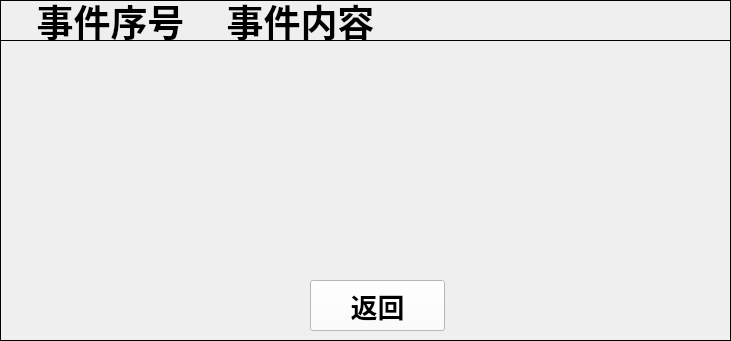
   <widget class="QFrame" name="frame_2">
    <property name="geometry">
     <rect>
      <x>36</x>
      <y>800</y>
      <width>731</width>
      <height>341</height>
     </rect>
    </property>
    <property name="styleSheet">
     <string notr="true">background-image: url(:/background/qrc/background/bk-potevio-t1.png);</string>
    </property>
    <property name="frameShape">
     <enum>QFrame::Panel</enum>
    </property>
    <property name="frameShadow">
     <enum>QFrame::Plain</enum>
    </property>
    <widget class="QLabel" name="label_5">
     <property name="geometry">
      <rect>
       <x>0</x>
       <y>0</y>
       <width>731</width>
       <height>41</height>
      </rect>
     </property>
     <property name="font">
      <font>
       <pointsize>30</pointsize>
       <weight>75</weight>
       <italic>false</italic>
       <bold>true</bold>
      </font>
     </property>
     <property name="layoutDirection">
      <enum>Qt::LeftToRight</enum>
     </property>
     <property name="styleSheet">
      <string notr="true">background-image: url(:/background/qrc/background/back.png);</string>
     </property>
     <property name="frameShape">
      <enum>QFrame::Panel</enum>
     </property>
     <property name="text">
      <string/>
     </property>
     <property name="alignment">
      <set>Qt::AlignLeading|Qt::AlignLeft|Qt::AlignVCenter</set>
     </property>
    </widget>
    <widget class="QLabel" name="label_num_6">
     <property name="geometry">
      <rect>
       <x>80</x>
       <y>70</y>
       <width>51</width>
       <height>31</height>
      </rect>
     </property>
     <property name="font">
      <font>
       <pointsize>25</pointsize>
       <weight>75</weight>
       <bold>true</bold>
      </font>
     </property>
     <property name="layoutDirection">
      <enum>Qt::LeftToRight</enum>
     </property>
     <property name="text">
      <string/>
     </property>
     <property name="alignment">
      <set>Qt::AlignCenter</set>
     </property>
    </widget>
    <widget class="QLabel" name="label_num_7">
     <property name="geometry">
      <rect>
       <x>80</x>
       <y>110</y>
       <width>51</width>
       <height>31</height>
      </rect>
     </property>
     <property name="font">
      <font>
       <pointsize>25</pointsize>
       <weight>75</weight>
       <bold>true</bold>
      </font>
     </property>
     <property name="layoutDirection">
      <enum>Qt::LeftToRight</enum>
     </property>
     <property name="text">
      <string/>
     </property>
     <property name="alignment">
      <set>Qt::AlignCenter</set>
     </property>
    </widget>
    <widget class="QLabel" name="label_num_8">
     <property name="geometry">
      <rect>
       <x>80</x>
       <y>150</y>
       <width>51</width>
       <height>31</height>
      </rect>
     </property>
     <property name="font">
      <font>
       <pointsize>25</pointsize>
       <weight>75</weight>
       <bold>true</bold>
      </font>
     </property>
     <property name="layoutDirection">
      <enum>Qt::LeftToRight</enum>
     </property>
     <property name="text">
      <string/>
     </property>
     <property name="alignment">
      <set>Qt::AlignCenter</set>
     </property>
    </widget>
    <widget class="QLabel" name="label_num_9">
     <property name="geometry">
      <rect>
       <x>80</x>
       <y>190</y>
       <width>51</width>
       <height>31</height>
      </rect>
     </property>
     <property name="font">
      <font>
       <pointsize>25</pointsize>
       <weight>75</weight>
       <bold>true</bold>
      </font>
     </property>
     <property name="layoutDirection">
      <enum>Qt::LeftToRight</enum>
     </property>
     <property name="text">
      <string/>
     </property>
     <property name="alignment">
      <set>Qt::AlignCenter</set>
     </property>
    </widget>
    <widget class="QLabel" name="label_num_10">
     <property name="geometry">
      <rect>
       <x>80</x>
       <y>230</y>
       <width>51</width>
       <height>31</height>
      </rect>
     </property>
     <property name="font">
      <font>
       <pointsize>25</pointsize>
       <weight>75</weight>
       <bold>true</bold>
      </font>
     </property>
     <property name="layoutDirection">
      <enum>Qt::LeftToRight</enum>
     </property>
     <property name="text">
      <string/>
     </property>
     <property name="alignment">
      <set>Qt::AlignCenter</set>
     </property>
    </widget>
    <widget class="QLabel" name="label_txt_6">
     <property name="geometry">
      <rect>
       <x>240</x>
       <y>70</y>
       <width>441</width>
       <height>31</height>
      </rect>
     </property>
     <property name="font">
      <font>
       <pointsize>25</pointsize>
       <weight>75</weight>
       <bold>true</bold>
      </font>
     </property>
     <property name="text">
      <string/>
     </property>
     <property name="alignment">
      <set>Qt::AlignLeading|Qt::AlignLeft|Qt::AlignVCenter</set>
     </property>
    </widget>
    <widget class="QLabel" name="label_txt_7">
     <property name="geometry">
      <rect>
       <x>240</x>
       <y>110</y>
       <width>421</width>
       <height>31</height>
      </rect>
     </property>
     <property name="font">
      <font>
       <pointsize>25</pointsize>
       <weight>75</weight>
       <bold>true</bold>
      </font>
     </property>
     <property name="text">
      <string/>
     </property>
     <property name="alignment">
      <set>Qt::AlignLeading|Qt::AlignLeft|Qt::AlignVCenter</set>
     </property>
    </widget>
    <widget class="QLabel" name="label_txt_8">
     <property name="geometry">
      <rect>
       <x>240</x>
       <y>150</y>
       <width>401</width>
       <height>31</height>
      </rect>
     </property>
     <property name="font">
      <font>
       <pointsize>25</pointsize>
       <weight>75</weight>
       <bold>true</bold>
      </font>
     </property>
     <property name="text">
      <string/>
     </property>
     <property name="alignment">
      <set>Qt::AlignLeading|Qt::AlignLeft|Qt::AlignVCenter</set>
     </property>
    </widget>
    <widget class="QLabel" name="label_txt_9">
     <property name="geometry">
      <rect>
       <x>240</x>
       <y>190</y>
       <width>411</width>
       <height>31</height>
      </rect>
     </property>
     <property name="font">
      <font>
       <pointsize>25</pointsize>
       <weight>75</weight>
       <bold>true</bold>
      </font>
     </property>
     <property name="text">
      <string/>
     </property>
     <property name="alignment">
      <set>Qt::AlignLeading|Qt::AlignLeft|Qt::AlignVCenter</set>
     </property>
    </widget>
    <widget class="QLabel" name="label_txt_10">
     <property name="geometry">
      <rect>
       <x>240</x>
       <y>230</y>
       <width>421</width>
       <height>31</height>
      </rect>
     </property>
     <property name="font">
      <font>
       <pointsize>25</pointsize>
       <weight>75</weight>
       <bold>true</bold>
      </font>
     </property>
     <property name="text">
      <string/>
     </property>
     <property name="alignment">
      <set>Qt::AlignLeading|Qt::AlignLeft|Qt::AlignVCenter</set>
     </property>
    </widget>
    <widget class="QPushButton" name="pbtn_back_3">
     <property name="geometry">
      <rect>
       <x>310</x>
       <y>280</y>
       <width>135</width>
       <height>51</height>
      </rect>
     </property>
     <property name="palette">
      <palette>
       <active>
        <colorrole role="WindowText">
         <brush brushstyle="SolidPattern">
          <color alpha="255">
           <red>0</red>
           <green>0</green>
           <blue>0</blue>
          </color>
         </brush>
        </colorrole>
        <colorrole role="Button">
         <brush brushstyle="SolidPattern">
          <color alpha="255">
           <red>255</red>
           <green>255</green>
           <blue>255</blue>
          </color>
         </brush>
        </colorrole>
        <colorrole role="Light">
         <brush brushstyle="SolidPattern">
          <color alpha="255">
           <red>255</red>
           <green>255</green>
           <blue>255</blue>
          </color>
         </brush>
        </colorrole>
        <colorrole role="Midlight">
         <brush brushstyle="SolidPattern">
          <color alpha="255">
           <red>255</red>
           <green>255</green>
           <blue>255</blue>
          </color>
         </brush>
        </colorrole>
        <colorrole role="Dark">
         <brush brushstyle="SolidPattern">
          <color alpha="255">
           <red>127</red>
           <green>127</green>
           <blue>127</blue>
          </color>
         </brush>
        </colorrole>
        <colorrole role="Mid">
         <brush brushstyle="SolidPattern">
          <color alpha="255">
           <red>170</red>
           <green>170</green>
           <blue>170</blue>
          </color>
         </brush>
        </colorrole>
        <colorrole role="Text">
         <brush brushstyle="SolidPattern">
          <color alpha="255">
           <red>0</red>
           <green>0</green>
           <blue>0</blue>
          </color>
         </brush>
        </colorrole>
        <colorrole role="BrightText">
         <brush brushstyle="SolidPattern">
          <color alpha="255">
           <red>255</red>
           <green>255</green>
           <blue>255</blue>
          </color>
         </brush>
        </colorrole>
        <colorrole role="ButtonText">
         <brush brushstyle="SolidPattern">
          <color alpha="255">
           <red>0</red>
           <green>0</green>
           <blue>0</blue>
          </color>
         </brush>
        </colorrole>
        <colorrole role="Base">
         <brush brushstyle="SolidPattern">
          <color alpha="255">
           <red>255</red>
           <green>255</green>
           <blue>255</blue>
          </color>
         </brush>
        </colorrole>
        <colorrole role="Window">
         <brush brushstyle="SolidPattern">
          <color alpha="255">
           <red>255</red>
           <green>255</green>
           <blue>255</blue>
          </color>
         </brush>
        </colorrole>
        <colorrole role="Shadow">
         <brush brushstyle="SolidPattern">
          <color alpha="255">
           <red>0</red>
           <green>0</green>
           <blue>0</blue>
          </color>
         </brush>
        </colorrole>
        <colorrole role="AlternateBase">
         <brush brushstyle="SolidPattern">
          <color alpha="255">
           <red>255</red>
           <green>255</green>
           <blue>255</blue>
          </color>
         </brush>
        </colorrole>
        <colorrole role="ToolTipBase">
         <brush brushstyle="SolidPattern">
          <color alpha="255">
           <red>255</red>
           <green>255</green>
           <blue>220</blue>
          </color>
         </brush>
        </colorrole>
        <colorrole role="ToolTipText">
         <brush brushstyle="SolidPattern">
          <color alpha="255">
           <red>0</red>
           <green>0</green>
           <blue>0</blue>
          </color>
         </brush>
        </colorrole>
       </active>
       <inactive>
        <colorrole role="WindowText">
         <brush brushstyle="SolidPattern">
          <color alpha="255">
           <red>0</red>
           <green>0</green>
           <blue>0</blue>
          </color>
         </brush>
        </colorrole>
        <colorrole role="Button">
         <brush brushstyle="SolidPattern">
          <color alpha="255">
           <red>255</red>
           <green>255</green>
           <blue>255</blue>
          </color>
         </brush>
        </colorrole>
        <colorrole role="Light">
         <brush brushstyle="SolidPattern">
          <color alpha="255">
           <red>255</red>
           <green>255</green>
           <blue>255</blue>
          </color>
         </brush>
        </colorrole>
        <colorrole role="Midlight">
         <brush brushstyle="SolidPattern">
          <color alpha="255">
           <red>255</red>
           <green>255</green>
           <blue>255</blue>
          </color>
         </brush>
        </colorrole>
        <colorrole role="Dark">
         <brush brushstyle="SolidPattern">
          <color alpha="255">
           <red>127</red>
           <green>127</green>
           <blue>127</blue>
          </color>
         </brush>
        </colorrole>
        <colorrole role="Mid">
         <brush brushstyle="SolidPattern">
          <color alpha="255">
           <red>170</red>
           <green>170</green>
           <blue>170</blue>
          </color>
         </brush>
        </colorrole>
        <colorrole role="Text">
         <brush brushstyle="SolidPattern">
          <color alpha="255">
           <red>0</red>
           <green>0</green>
           <blue>0</blue>
          </color>
         </brush>
        </colorrole>
        <colorrole role="BrightText">
         <brush brushstyle="SolidPattern">
          <color alpha="255">
           <red>255</red>
           <green>255</green>
           <blue>255</blue>
          </color>
         </brush>
        </colorrole>
        <colorrole role="ButtonText">
         <brush brushstyle="SolidPattern">
          <color alpha="255">
           <red>0</red>
           <green>0</green>
           <blue>0</blue>
          </color>
         </brush>
        </colorrole>
        <colorrole role="Base">
         <brush brushstyle="SolidPattern">
          <color alpha="255">
           <red>255</red>
           <green>255</green>
           <blue>255</blue>
          </color>
         </brush>
        </colorrole>
        <colorrole role="Window">
         <brush brushstyle="SolidPattern">
          <color alpha="255">
           <red>255</red>
           <green>255</green>
           <blue>255</blue>
          </color>
         </brush>
        </colorrole>
        <colorrole role="Shadow">
         <brush brushstyle="SolidPattern">
          <color alpha="255">
           <red>0</red>
           <green>0</green>
           <blue>0</blue>
          </color>
         </brush>
        </colorrole>
        <colorrole role="AlternateBase">
         <brush brushstyle="SolidPattern">
          <color alpha="255">
           <red>255</red>
           <green>255</green>
           <blue>255</blue>
          </color>
         </brush>
        </colorrole>
        <colorrole role="ToolTipBase">
         <brush brushstyle="SolidPattern">
          <color alpha="255">
           <red>255</red>
           <green>255</green>
           <blue>220</blue>
          </color>
         </brush>
        </colorrole>
        <colorrole role="ToolTipText">
         <brush brushstyle="SolidPattern">
          <color alpha="255">
           <red>0</red>
           <green>0</green>
           <blue>0</blue>
          </color>
         </brush>
        </colorrole>
       </inactive>
       <disabled>
        <colorrole role="WindowText">
         <brush brushstyle="SolidPattern">
          <color alpha="255">
           <red>127</red>
           <green>127</green>
           <blue>127</blue>
          </color>
         </brush>
        </colorrole>
        <colorrole role="Button">
         <brush brushstyle="SolidPattern">
          <color alpha="255">
           <red>255</red>
           <green>255</green>
           <blue>255</blue>
          </color>
         </brush>
        </colorrole>
        <colorrole role="Light">
         <brush brushstyle="SolidPattern">
          <color alpha="255">
           <red>255</red>
           <green>255</green>
           <blue>255</blue>
          </color>
         </brush>
        </colorrole>
        <colorrole role="Midlight">
         <brush brushstyle="SolidPattern">
          <color alpha="255">
           <red>255</red>
           <green>255</green>
           <blue>255</blue>
          </color>
         </brush>
        </colorrole>
        <colorrole role="Dark">
         <brush brushstyle="SolidPattern">
          <color alpha="255">
           <red>127</red>
           <green>127</green>
           <blue>127</blue>
          </color>
         </brush>
        </colorrole>
        <colorrole role="Mid">
         <brush brushstyle="SolidPattern">
          <color alpha="255">
           <red>170</red>
           <green>170</green>
           <blue>170</blue>
          </color>
         </brush>
        </colorrole>
        <colorrole role="Text">
         <brush brushstyle="SolidPattern">
          <color alpha="255">
           <red>127</red>
           <green>127</green>
           <blue>127</blue>
          </color>
         </brush>
        </colorrole>
        <colorrole role="BrightText">
         <brush brushstyle="SolidPattern">
          <color alpha="255">
           <red>255</red>
           <green>255</green>
           <blue>255</blue>
          </color>
         </brush>
        </colorrole>
        <colorrole role="ButtonText">
         <brush brushstyle="SolidPattern">
          <color alpha="255">
           <red>127</red>
           <green>127</green>
           <blue>127</blue>
          </color>
         </brush>
        </colorrole>
        <colorrole role="Base">
         <brush brushstyle="SolidPattern">
          <color alpha="255">
           <red>255</red>
           <green>255</green>
           <blue>255</blue>
          </color>
         </brush>
        </colorrole>
        <colorrole role="Window">
         <brush brushstyle="SolidPattern">
          <color alpha="255">
           <red>255</red>
           <green>255</green>
           <blue>255</blue>
          </color>
         </brush>
        </colorrole>
        <colorrole role="Shadow">
         <brush brushstyle="SolidPattern">
          <color alpha="255">
           <red>0</red>
           <green>0</green>
           <blue>0</blue>
          </color>
         </brush>
        </colorrole>
        <colorrole role="AlternateBase">
         <brush brushstyle="SolidPattern">
          <color alpha="255">
           <red>255</red>
           <green>255</green>
           <blue>255</blue>
          </color>
         </brush>
        </colorrole>
        <colorrole role="ToolTipBase">
         <brush brushstyle="SolidPattern">
          <color alpha="255">
           <red>255</red>
           <green>255</green>
           <blue>220</blue>
          </color>
         </brush>
        </colorrole>
        <colorrole role="ToolTipText">
         <brush brushstyle="SolidPattern">
          <color alpha="255">
           <red>0</red>
           <green>0</green>
           <blue>0</blue>
          </color>
         </brush>
        </colorrole>
       </disabled>
      </palette>
     </property>
     <property name="font">
      <font>
       <pointsize>20</pointsize>
       <weight>75</weight>
       <bold>true</bold>
      </font>
     </property>
     <property name="focusPolicy">
      <enum>Qt::NoFocus</enum>
     </property>
     <property name="styleSheet">
      <string notr="true">border-image: url(:/icon/qrc/keyboard-b/btn_bg.png);</string>
     </property>
     <property name="text">
      <string>返回</string>
     </property>
    </widget>
    <widget class="QLabel" name="lbl_num_2">
     <property name="geometry">
      <rect>
       <x>20</x>
       <y>0</y>
       <width>181</width>
       <height>41</height>
      </rect>
     </property>
     <property name="font">
      <font>
       <pointsize>28</pointsize>
       <weight>75</weight>
       <bold>true</bold>
      </font>
     </property>
     <property name="text">
      <string>事件序号</string>
     </property>
     <property name="alignment">
      <set>Qt::AlignCenter</set>
     </property>
    </widget>
    <widget class="QLabel" name="lbl_infor_2">
     <property name="geometry">
      <rect>
       <x>210</x>
       <y>0</y>
       <width>181</width>
       <height>41</height>
      </rect>
     </property>
     <property name="font">
      <font>
       <pointsize>28</pointsize>
       <weight>75</weight>
       <bold>true</bold>
      </font>
     </property>
     <property name="text">
      <string>事件内容</string>
     </property>
     <property name="alignment">
      <set>Qt::AlignCenter</set>
     </property>
    </widget>
   </widget>
